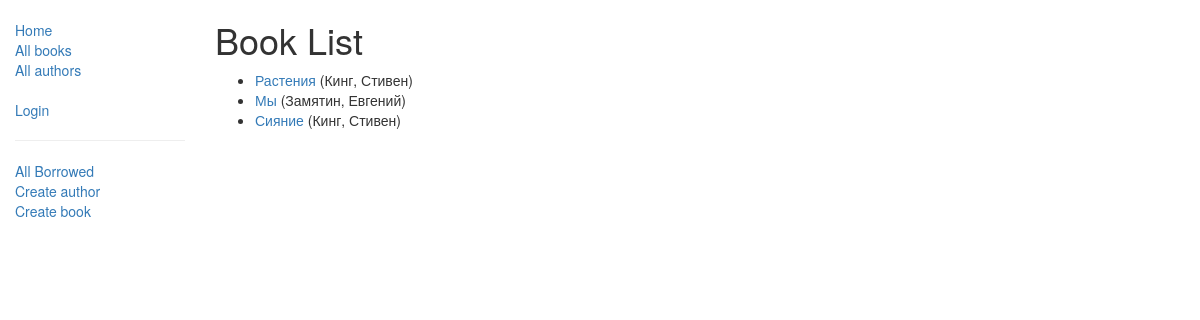
Page /catalog/books/ on the earlier database version.
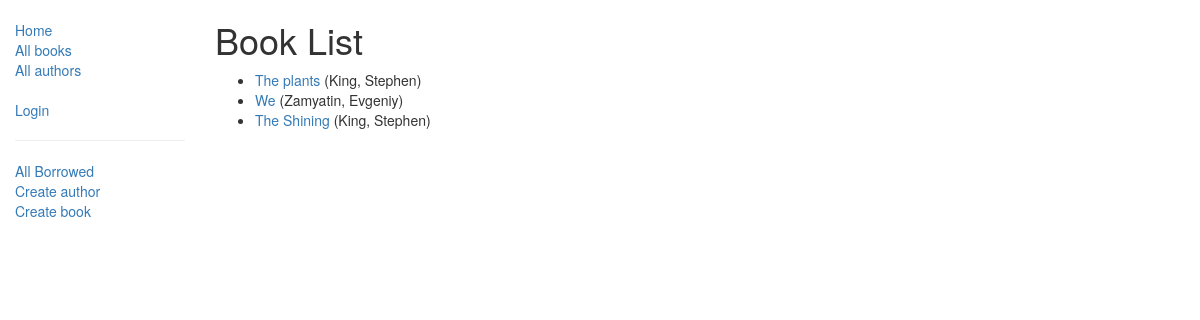
Same page on the later database version.
### catalog/models.py (models this page shows, shortened)
class Book(models.Model):
    title = models.CharField(max_length=200)
    author = models.ForeignKey('Author', on_delete=models.SET_NULL, null=True)
    summary = models.TextField(max_length=1000, help_text="Enter a brief description of the book")
    isbn = models.CharField('ISBN',max_length=13, help_text='13 Character <a href="https://www.isbn-international.org/content/what-isbn">ISBN number</a>')
    genre = models.ManyToManyField(Genre, help_text="Select a genre for this book") #может иметь несколько жанров, а жанр может иметь много книг
    def display_genre(self):
        return ', '.join([genre.name for genre in self.genre.all()[:3]])
    display_genre.short_description = 'Genre'
    def get_absolute_url(self):
        return reverse('book-detail', args=[str(self.id)])

class Author(models.Model):
    first_name = models.CharField(max_length=100)
    last_name = models.CharField(max_length=100)
    date_of_birth = models.DateField(null=True, blank=True)
    date_of_death = models.DateField('Died', null=True, blank=True)
    def __str__(self):
        return '%s, %s' % (self.last_name, self.first_name)
    class Meta:
        ordering = ['last_name']

### catalog/views.py (the view)
# urls.py: path('books/', views.BookListView.as_view(), name='books'),
class BookListView(generic.ListView):
    model = Book
    paginate_by = 10

### catalog/templates/catalog/book_list.html
{% extends "base_generic.html" %}
{% block content %}
    <h1>Book List</h1>
    {% if book_list %}
    <ul>
      {% for book in book_list %}
      <li>
        <a href="{{ book.get_absolute_url }}">{{ book.title }}</a> ({{book.author}})
      </li>
      {% endfor %}
    </ul>
    {% else %}
      <p>В библиотеке нет книг.</p>
    {% endif %}
{% endblock %}

### catalog/templates/base_generic.html (shortened to what this page needs)
<!doctype html>
<html lang="en">
  <head>
    <link
      rel="stylesheet"
      href="https://maxcdn.bootstrapcdn.com/bootstrap/3.3.7/css/bootstrap.min.css" />
    {% load static %}
    <link rel="stylesheet" href="{% static 'css/styles.css' %}" />
  </head>
  <body>
    <div class="container-fluid">
      <div class="row">
        <div class="col-sm-2">
          {% block sidebar %}
            <ul class="sidebar-nav">
              <li><a href="{% url 'index' %}">Home</a></li>
              <li><a href="{% url 'books'%}">All books</a></li>
              <li><a href="{% url 'author'%}">All authors</a></li>
                <br>
            {% if user.is_authenticated %}
                <li>User: {{ user.get_username }}</li>
                <li><a href="{% url 'my-borrowed' %}">My Borrowed</a></li>
                <li><a href="{% url 'logout'%}?next={{request.path}}">Logout</a></li>
            {% else %}
                <li><a href="{% url 'login'%}?next={{request.path}}">Login</a></li>
            {% endif %}
            <hr>
                <li><a href="{% url 'all-borrowed' %}">All Borrowed</a></li>
                <li><a href="{% url 'author_create' %}">Create author</a></li>
                <li><a href="{% url 'book_create' %}">Create book</a></li>
            </ul>
          {% endblock %}
        </div>
          <div class="col-sm-10 ">{% block content %}{% endblock %}
          </div>
      </div>
    </div>
  </body>
</html>

### catalog/static/css/styles.css (style rules this page uses)
.sidebar-nav { margin-top: 20px; padding: 0; list-style: none; }

Differences in the rows shown:
changed Book: title "Растения" → "The plants"; author "Кинг, Стивен" → "King, Stephen"
changed Book: title "Мы" → "We"; author "Замятин, Евгений" → "Zamyatin, Evgeniy"
changed Book: title "Сияние" → "The Shining"; author "Кинг, Стивен" → "King, Stephen"
